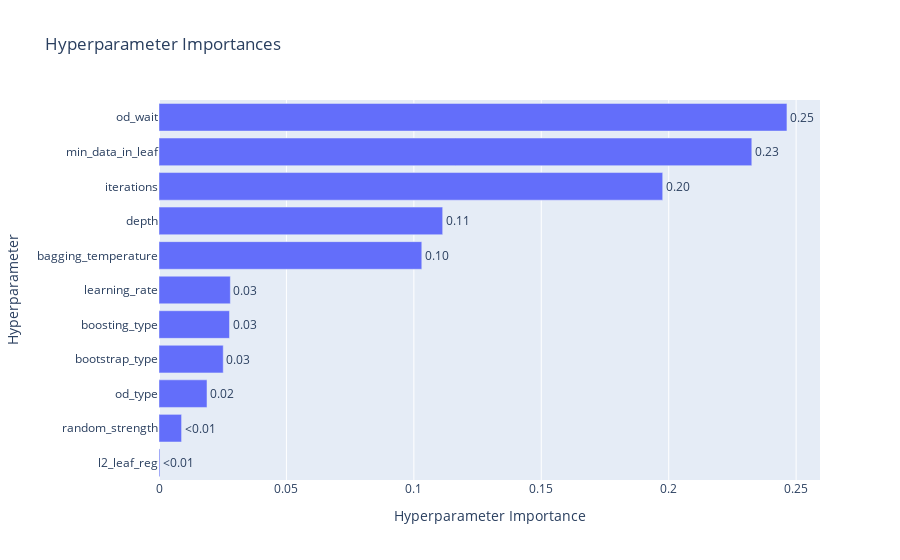

Notebook cell for this chart:
### Code cell
fig = optuna.visualization.plot_param_importances(study)
fig.show()

### Figure 1 — Plotly figure (JSON) as saved in the notebook; plotly's stock layout.template omitted (floating-point values rounded to 4 significant figures)
{"data": [{"cliponaxis": false, "hovertemplate": ["l2_leaf_reg (FloatDistribution): 0.00037645324523151853<extra></extra>", "random_strength (FloatDistribution): 0.008855385798280482<extra></extra>", "od_type (CategoricalDistribution): 0.018834938250020243<extra></extra>", "bootstrap_type (CategoricalDistribution): 0.025207882463501394<extra></extra>", "boosting_type (CategoricalDistribution): 0.02766121530365059<extra></extra>", "learning_rate (FloatDistribution): 0.02799546600106306<extra></extra>", "bagging_temperature (FloatDistribution): 0.10311340463025176<extra></extra>", "depth (IntDistribution): 0.11131097122762776<extra></extra>", "iterations (IntDistribution): 0.1976452786946353<extra></extra>", "min_data_in_leaf (IntDistribution): 0.23260400704341683<extra></extra>", "od_wait (IntDistribution): 0.24639499734232106<extra></extra>"], "name": "Objective Value", "orientation": "h", "text": ["<0.01", "<0.01", "0.02", "0.03", "0.03", "0.03", "0.10", "0.11", "0.20", "0.23", "0.25"], "textposition": "outside", "x": [0.0003765, 0.008855, 0.01883, 0.02521, 0.02766, 0.028, 0.1031, 0.1113, 0.1976, 0.2326, 0.2464], "y": ["l2_leaf_reg", "random_strength", "od_type", "bootstrap_type", "boosting_type", "learning_rate", "bagging_temperature", "depth", "iterations", "min_data_in_leaf", "od_wait"], "type": "bar"}], "layout": {"title": {"text": "Hyperparameter Importances"}, "xaxis": {"title": {"text": "Hyperparameter Importance"}, "type": "linear", "range": [0, 0.2594], "autorange": true}, "yaxis": {"title": {"text": "Hyperparameter"}, "type": "category", "range": [-0.5, 10.5], "autorange": true}, "autosize": true}}
